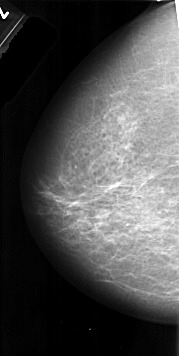
#> input picture Segmentacion/1.jpg, 179 x 356 px
$ python segMin.py
#> lines starting #> are read from the running program, lines starting #| are printed output that depends on the picture; after the words box and inside, x2 and y2 are one past the last pixel; in counts of white or black regions, pixels touching at a corner belong together
import cv2
import numpy as np

img_orignal = '1.jpg'
# Carga la imagen a color
imagen_color = cv2.imread(img_orignal)  # Asegúrate de que '1.jpg' es la ruta a tu imagen a color
#> imagen_color is the input picture: shape (356, 179, 3); min 0, max 255, mean 78.4
# Carga la imagen para crear la máscara
imagen = cv2.imread(img_orignal, cv2.IMREAD_GRAYSCALE)  # '1.jpg' es la imagen de la que se crea la máscara
#> imagen: shape (356, 179); min 0, max 255, mean 78.4

# Define el número de veces que quieres aplicar el filtro mínimo
num_repeticiones = 15

# Aplica el filtro mínimo repetidamente
for _ in range(num_repeticiones):
    imagen = cv2.erode(imagen, np.ones((3, 3), np.uint8))
#> this loop made 15 passes
#> pass 1, `imagen = cv2.erode(imagen, np.ones((3, 3), np.uint8))`:
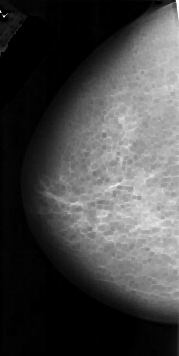
#> imagen: shape (356, 179); min 0, max 254, mean 71.1
#> pass 3, `imagen = cv2.erode(imagen, np.ones((3, 3), np.uint8))`:
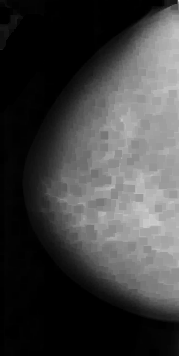
#> imagen: shape (356, 179); min 0, max 214, mean 64.4
#> after the loop:
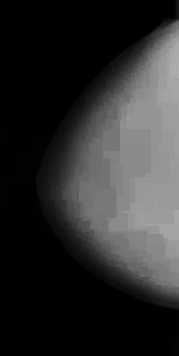
#> imagen: shape (356, 179); min 0, max 177, mean 45.5

# Umbraliza la imagen
umbral = 30  # Puedes ajustar este valor según tus necesidades
imagen_umbralizada = cv2.threshold(imagen, umbral, 255, cv2.THRESH_BINARY)[1]
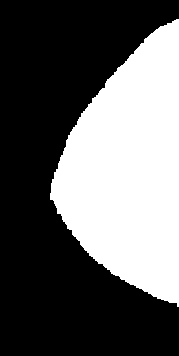
#> imagen_umbralizada: shape (356, 179); 37.9% white; 1 white region, box (x1, y1, x2, y2) and area: (50, 19, 179, 307) 24140

# Aplica la máscara a la imagen a color
imagen_resultante = cv2.bitwise_and(imagen_color, imagen_color, mask=imagen_umbralizada)
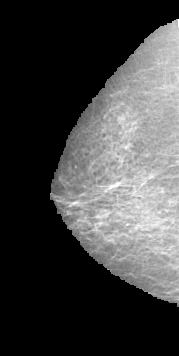
#> imagen_resultante: shape (356, 179, 3); min 0, max 255, mean 64.7

# Guarda la imagen resultante
cv2.imwrite('imagen_resultante.jpg', imagen_resultante)

# Muestra la imagen original, la imagen umbralizada y la imagen resultante
cv2.imshow('Imagen Original', imagen_color)
cv2.imshow('Imagen Umbralizada', imagen_umbralizada)
cv2.imshow('Imagen Resultante', imagen_resultante)
cv2.waitKey(0)
cv2.destroyAllWindows()

$ run again, with Segmentacion/2.jpg copied over Segmentacion/1.jpg
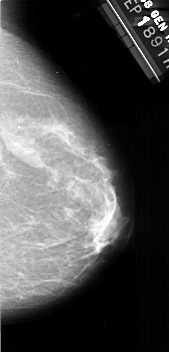
#> input picture Segmentacion/2.jpg, 169 x 352 px
#> imagen_color is the input picture: shape (352, 169, 3); min 0, max 255, mean 78.6
#> `imagen_umbralizada = cv2.threshold(imagen, umbral, 255, cv2.THRESH_BIN..`:
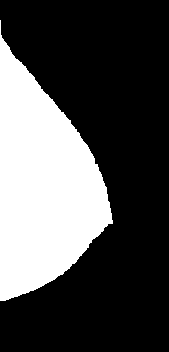
#> imagen_umbralizada: shape (352, 169); 30.8% white; 1 white region, box (x1, y1, x2, y2) and area: (0, 20, 113, 301) 18338
#> `imagen_resultante = cv2.bitwise_and(imagen_color, imagen_color, mask=i..`:
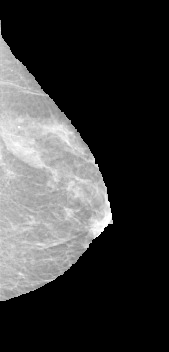
#> imagen_resultante: shape (352, 169, 3); min 0, max 255, mean 57.8

$ run again, with Segmentacion/a.jpg copied over Segmentacion/1.jpg
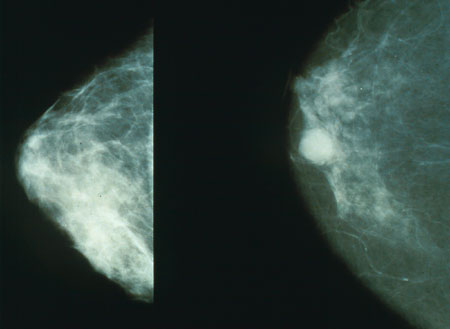
#> input picture Segmentacion/a.jpg, 450 x 329 px
#> imagen_color is the input picture: shape (329, 450, 3); mean B, G, R 60.2, 65, 49
#> `imagen_umbralizada = cv2.threshold(imagen, umbral, 255, cv2.THRESH_BIN..`:
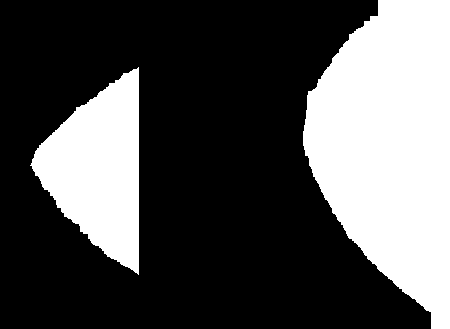
#> imagen_umbralizada: shape (329, 450); 32.1% white; 2 white regions, box (x1, y1, x2, y2) and area: (303, 0, 450, 329) 34111, (30, 67, 139, 275) 13407
#> `imagen_resultante = cv2.bitwise_and(imagen_color, imagen_color, mask=i..`:
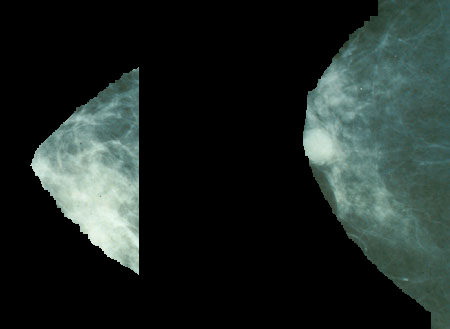
#> imagen_resultante: shape (329, 450, 3); mean B, G, R 37.5, 40.5, 31.2
